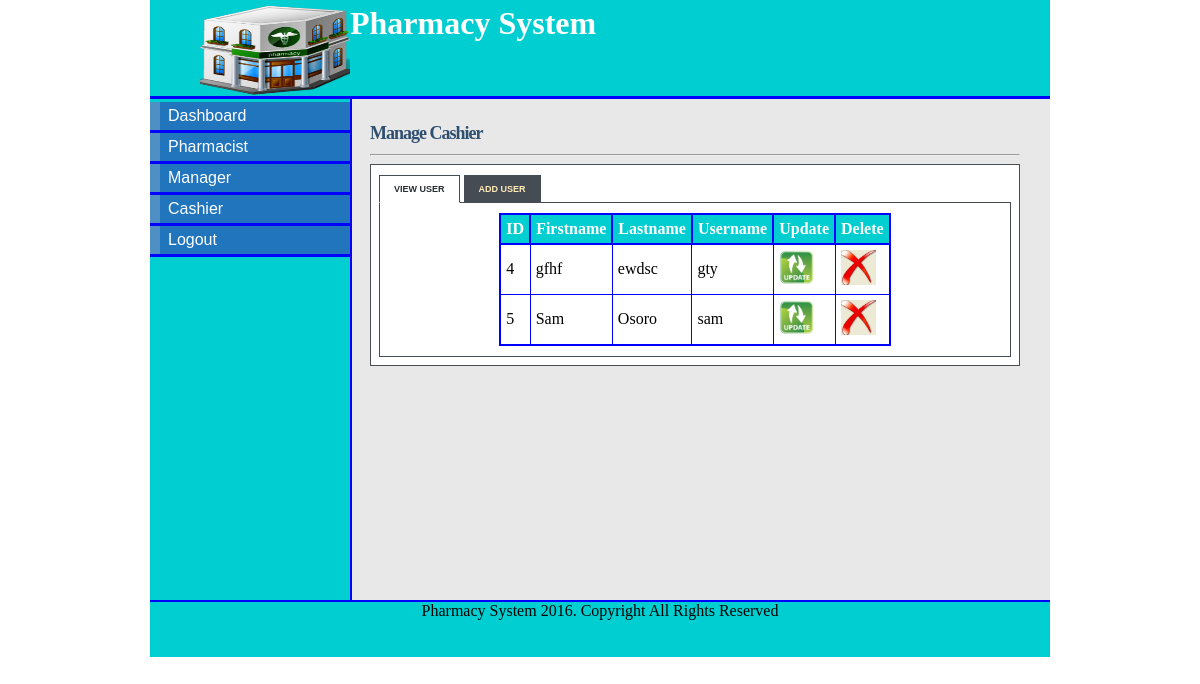
Page /admin_cashier.php (signed in) on the committed database.
### tables this page shows
CREATE TABLE IF NOT EXISTS `cashier` (
  `cashier_id` tinyint(5) NOT NULL AUTO_INCREMENT,
  `first_name` varchar(15) NOT NULL,
  `last_name` varchar(15) NOT NULL,
  `staff_id` varchar(10) NOT NULL,
  `postal_address` varchar(20) NOT NULL,
  `phone` varchar(12) NOT NULL,
  `email` varchar(20) NOT NULL,
  `username` varchar(10) NOT NULL,
  `password` varchar(10) NOT NULL,
  `date` datetime NOT NULL,
  PRIMARY KEY (`cashier_id`)
);

### admin_cashier.php (the view, shortened to what this page needs)
<!DOCTYPE html>
<html>
<head>
<link rel="stylesheet" type="text/css" href="style/mystyle.css">
<link rel="stylesheet" href="style/style.css" type="text/css" media="screen" />
<link rel="stylesheet" href="style/table.css" type="text/css" media="screen" />
</head>
<body>
<div id="content">
<div id="header">
<h1><a href="#"><img src="images/hd_logo.jpg"></a> Pharmacy System</h1></div>
<div id="left_column">
<div id="button">
<ul>
			<li><a href="admin.php">Dashboard</a></li>
			<li><a href="admin_pharmacist.php">Pharmacist</a></li>
			<li><a href="admin_manager.php">Manager</a></li>
			<li><a href="admin_cashier.php">Cashier</a></li>
			<li><a href="logout.php">Logout</a></li>
		</ul>
</div>
		</div>
<div id="main">
<div id="tabbed_box" class="tabbed_box">
    <h4>Manage Cashier</h4>
<hr/>
    <div class="tabbed_area">
        <ul class="tabs">
            <li><a href="javascript:tabSwitch('tab_1', 'content_1');" id="tab_1" class="active">View User</a></li>
            <li><a href="javascript:tabSwitch('tab_2', 'content_2');" id="tab_2">Add User</a></li>
        </ul>
        <div id="content_1" class="content">
		<?php echo $message;
        $result = mysql_query("SELECT * FROM cashier")
                or die(mysql_error());
        echo "<table border='1' cellpadding='5' align='center'>";
        echo "<tr> <th>ID</th><th>Firstname </th> <th>Lastname </th> <th>Username </th><th>Update </th><th>Delete</th></tr>";
        while($row = mysql_fetch_array( $result )) {
                echo "<tr>";
                echo '<td>' . $row['cashier_id'] . '</td>';
                echo '<td>' . $row['first_name'] . '</td>';
				echo '<td>' . $row['last_name'] . '</td>';
				echo '<td>' . $row['username'] . '</td>';
				?>
				<td><a href="update_cashier.php?username=<?php echo $row['username']?>"><img src="images/update-icon.png" width="35" height="35" border="0" /></a></td>
				<td><a href="delete_cashier.php?cashier_id=<?php echo $row['cashier_id']?>"><img src="images/delete-icon.jpg" width="35" height="35" border="0" /></a></td>
				<?php
		 }
        echo "</table>";
?>
        </div>
    </div>
</div>
</div>
<div id="footer" align="Center"> Pharmacy System 2016. Copyright All Rights Reserved</div>
</div>
</body>
</html>

### style/mystyle.css (style rules this page uses)
body { margin-top: 0px; padding-top: 0px; }
#content { margin-left: auto; margin-right: auto; background: #E8E8E8; width: 900px; height: 600px; }
#header { width: 900px; height: 96px; background: #00CED1; border-bottom: solid 3px blue; }
#header h1 { margin: 0px; padding-top: 5px; margin-left: 50px; color: #fff; }
#header img { float:left; height: 90px; width: 150px; }
#left_column { clear: all; float: left; width: 200px; height: 501px; background: #00CED1; border-right:solid 2px blue; }
#main { clear: all; width: 780px; height: 470px; background: #E8E8E8; }
#button { width: 12.5em; padding: 0 0 1em 0; margin-top: 0.2em; margin-bottom: 1em; font-family: 'Trebuchet MS', 'Lucida Grande', Verdana, Arial, Sans-serif; background: #00CED1; color: #333; }
#button ul { list-style: none; margin: 0; padding: 0; border: none; }
#button li { border-bottom: 3px solid blue; margin: 0; list-style: none; list-style-image: none; }
#button li a { display: block; padding: 5px 5px 5px 0.5em; border-left: 10px solid #508fc4; border-right: 10px solid #2175bc; background-color: #2175bc; color: #fff; text-decoration: none; width: 100%; }
html>body #button li a { width: auto; }
#footer { width: 900px; height: 55px; background: #00CED1; clear: all; border-top: solid 2px blue; }

### style/style.css (style rules this page uses)
#tabbed_box { margin: 0px auto 0px 220px; width: 650px; }
.tabbed_box h4 { font-size: 18px; color:#2F4F6F; letter-spacing:-1px; margin-bottom:10px; }
.tabbed_area { border: 1px solid #494e52; background-color: #fff; padding: 8px; }
ul.tabs { margin: 0px; padding: 0px; margin-top: 5px; margin-bottom: 6px; }
ul.tabs li { list-style: none; display: inline; }
ul.tabs li a { background-color: #464c54; color: #ffebb5; padding: 8px 14px 8px 14px; text-decoration: none; font-size: 9px; font-family: Verdana, Arial, Helvetica, sans-serif; font-weight: bold; text-transform: uppercase; border: 1px solid #464c54; }
ul.tabs li a.active { background-color: #ffffff; color: #282e32; border: 1px solid #464c54; border-bottom: 1px solid #ffffff; }
.content { background-color: #ffffff; padding: 10px; border: 1px solid #464c54; }

### style/table.css (style rules this page uses)
table { border-collapse:collapse; }
table,th { border: 2px solid blue; }
th { background-color: #00CED1; color:white; }

### admin_cashier.php (style rules this page uses)
#main { height: 477px; }

### rows in the picture
cashier: cashier_id "4", first_name "gfhf", last_name "ewdsc", username "gty"
cashier: cashier_id "5", first_name "Sam", last_name "Osoro", username "sam"
